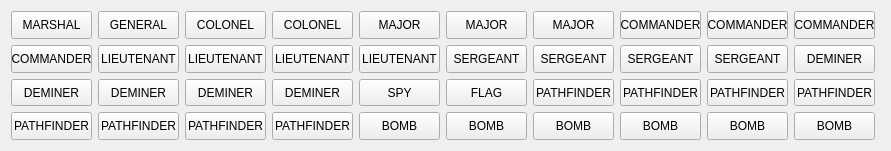
   <widget class="QWidget" name="gridLayoutWidget_3">
    <property name="geometry">
     <rect>
      <x>20</x>
      <y>90</y>
      <width>891</width>
      <height>151</height>
     </rect>
    </property>
    <layout class="QGridLayout" name="bluePieces">
     <item row="3" column="4">
      <widget class="QPushButton" name="pieceB25">
       <property name="maximumSize">
        <size>
         <width>81</width>
         <height>50</height>
        </size>
       </property>
       <property name="text">
        <string>SPY</string>
       </property>
      </widget>
     </item>
     <item row="4" column="5">
      <widget class="QPushButton" name="pieceB36">
       <property name="maximumSize">
        <size>
         <width>81</width>
         <height>50</height>
        </size>
       </property>
       <property name="text">
        <string>BOMB</string>
       </property>
      </widget>
     </item>
     <item row="2" column="9">
      <widget class="QPushButton" name="pieceB20">
       <property name="maximumSize">
        <size>
         <width>81</width>
         <height>50</height>
        </size>
       </property>
       <property name="text">
        <string>DEMINER</string>
       </property>
      </widget>
     </item>
     <item row="0" column="8">
      <widget class="QPushButton" name="pieceB9">
       <property name="maximumSize">
        <size>
         <width>81</width>
         <height>50</height>
        </size>
       </property>
       <property name="text">
        <string>COMMANDER</string>
       </property>
      </widget>
     </item>
     <item row="2" column="7">
      <widget class="QPushButton" name="pieceB18">
       <property name="sizePolicy">
        <sizepolicy hsizetype="Minimum" vsizetype="Fixed">
         <horstretch>0</horstretch>
         <verstretch>0</verstretch>
        </sizepolicy>
       </property>
       <property name="maximumSize">
        <size>
         <width>81</width>
         <height>50</height>
        </size>
       </property>
       <property name="font">
        <font>
         <italic>false</italic>
         <bold>false</bold>
        </font>
       </property>
       <property name="text">
        <string>SERGEANT</string>
       </property>
      </widget>
     </item>
     <item row="3" column="9">
      <widget class="QPushButton" name="pieceB30">
       <property name="maximumSize">
        <size>
         <width>81</width>
         <height>50</height>
        </size>
       </property>
       <property name="text">
        <string>PATHFINDER</string>
       </property>
      </widget>
     </item>
     <item row="4" column="2">
      <widget class="QPushButton" name="pieceB33">
       <property name="maximumSize">
        <size>
         <width>81</width>
         <height>50</height>
        </size>
       </property>
       <property name="text">
        <string>PATHFINDER</string>
       </property>
      </widget>
     </item>
     <item row="2" column="6">
      <widget class="QPushButton" name="pieceB17">
       <property name="maximumSize">
        <size>
         <width>81</width>
         <height>50</height>
        </size>
       </property>
       <property name="text">
        <string>SERGEANT</string>
       </property>
      </widget>
     </item>
     <item row="0" column="0">
      <widget class="QPushButton" name="pieceB1">
       <property name="maximumSize">
        <size>
         <width>81</width>
         <height>50</height>
        </size>
       </property>
       <property name="text">
        <string>MARSHAL</string>
       </property>
      </widget>
     </item>
     <item row="3" column="2">
      <widget class="QPushButton" name="pieceB23">
       <property name="maximumSize">
        <size>
         <width>81</width>
         <height>50</height>
        </size>
       </property>
       <property name="text">
        <string>DEMINER</string>
       </property>
      </widget>
     </item>
     <item row="0" column="7">
      <widget class="QPushButton" name="pieceB8">
       <property name="maximumSize">
        <size>
         <width>81</width>
         <height>50</height>
        </size>
       </property>
       <property name="text">
        <string>COMMANDER</string>
       </property>
      </widget>
     </item>
     <item row="4" column="1">
      <widget class="QPushButton" name="pieceB32">
       <property name="maximumSize">
        <size>
         <width>81</width>
         <height>50</height>
        </size>
       </property>
       <property name="text">
        <string>PATHFINDER</string>
       </property>
      </widget>
     </item>
     <item row="4" column="6">
      <widget class="QPushButton" name="pieceB37">
       <property name="maximumSize">
        <size>
         <width>81</width>
         <height>50</height>
        </size>
       </property>
       <property name="text">
        <string>BOMB</string>
       </property>
      </widget>
     </item>
     <item row="3" column="7">
      <widget class="QPushButton" name="pieceB28">
       <property name="maximumSize">
        <size>
         <width>81</width>
         <height>50</height>
        </size>
       </property>
       <property name="text">
        <string>PATHFINDER</string>
       </property>
      </widget>
     </item>
     <item row="3" column="6">
      <widget class="QPushButton" name="pieceB27">
       <property name="maximumSize">
        <size>
         <width>81</width>
         <height>50</height>
        </size>
       </property>
       <property name="text">
        <string>PATHFINDER</string>
       </property>
      </widget>
     </item>
     <item row="4" column="8">
      <widget class="QPushButton" name="pieceB39">
       <property name="maximumSize">
        <size>
         <width>81</width>
         <height>50</height>
        </size>
       </property>
       <property name="text">
        <string>BOMB</string>
       </property>
      </widget>
     </item>
     <item row="3" column="0">
      <widget class="QPushButton" name="pieceB21">
       <property name="maximumSize">
        <size>
         <width>81</width>
         <height>50</height>
        </size>
       </property>
       <property name="text">
        <string>DEMINER</string>
       </property>
      </widget>
     </item>
     <item row="2" column="5">
      <widget class="QPushButton" name="pieceB16">
       <property name="maximumSize">
        <size>
         <width>81</width>
         <height>50</height>
        </size>
       </property>
       <property name="text">
        <string>SERGEANT</string>
       </property>
      </widget>
     </item>
     <item row="2" column="3">
      <widget class="QPushButton" name="pieceB14">
       <property name="maximumSize">
        <size>
         <width>81</width>
         <height>50</height>
        </size>
       </property>
       <property name="text">
        <string>LIEUTENANT</string>
       </property>
      </widget>
     </item>
     <item row="2" column="8">
      <widget class="QPushButton" name="pieceB19">
       <property name="maximumSize">
        <size>
         <width>81</width>
         <height>50</height>
        </size>
       </property>
       <property name="text">
        <string>SERGEANT</string>
       </property>
      </widget>
     </item>
     <item row="0" column="3">
      <widget class="QPushButton" name="pieceB4">
       <property name="maximumSize">
        <size>
         <width>81</width>
         <height>50</height>
        </size>
       </property>
       <property name="text">
        <string>COLONEL</string>
       </property>
      </widget>
     </item>
     <item row="0" column="6">
      <widget class="QPushButton" name="pieceB7">
       <property name="maximumSize">
        <size>
         <width>81</width>
         <height>50</height>
        </size>
       </property>
       <property name="text">
        <string>MAJOR</string>
       </property>
      </widget>
     </item>
     <item row="3" column="1">
      <widget class="QPushButton" name="pieceB22">
       <property name="maximumSize">
        <size>
         <width>81</width>
         <height>50</height>
        </size>
       </property>
       <property name="text">
        <string>DEMINER</string>
       </property>
      </widget>
     </item>
     <item row="3" column="8">
      <widget class="QPushButton" name="pieceB29">
       <property name="maximumSize">
        <size>
         <width>81</width>
         <height>50</height>
        </size>
       </property>
       <property name="text">
        <string>PATHFINDER</string>
       </property>
      </widget>
     </item>
     <item row="0" column="4">
      <widget class="QPushButton" name="pieceB5">
       <property name="maximumSize">
        <size>
         <width>81</width>
         <height>50</height>
        </size>
       </property>
       <property name="text">
        <string>MAJOR</string>
       </property>
      </widget>
     </item>
     <item row="4" column="4">
      <widget class="QPushButton" name="pieceB35">
       <property name="maximumSize">
        <size>
         <width>81</width>
         <height>50</height>
        </size>
       </property>
       <property name="text">
        <string>BOMB</string>
       </property>
      </widget>
     </item>
     <item row="4" column="9">
      <widget class="QPushButton" name="pieceB40">
       <property name="maximumSize">
        <size>
         <width>81</width>
         <height>50</height>
        </size>
       </property>
       <property name="text">
        <string>BOMB</string>
       </property>
      </widget>
     </item>
     <item row="3" column="3">
      <widget class="QPushButton" name="pieceB24">
       <property name="maximumSize">
        <size>
         <width>81</width>
         <height>50</height>
        </size>
       </property>
       <property name="text">
        <string>DEMINER</string>
       </property>
      </widget>
     </item>
     <item row="4" column="0">
      <widget class="QPushButton" name="pieceB31">
       <property name="maximumSize">
        <size>
         <width>81</width>
         <height>50</height>
        </size>
       </property>
       <property name="text">
        <string>PATHFINDER</string>
       </property>
      </widget>
     </item>
     <item row="3" column="5">
      <widget class="QPushButton" name="pieceB26">
       <property name="maximumSize">
        <size>
         <width>81</width>
         <height>50</height>
        </size>
       </property>
       <property name="text">
        <string>FLAG</string>
       </property>
      </widget>
     </item>
     <item row="0" column="1">
      <widget class="QPushButton" name="pieceB2">
       <property name="maximumSize">
        <size>
         <width>81</width>
         <height>50</height>
        </size>
       </property>
       <property name="text">
        <string>GENERAL</string>
       </property>
      </widget>
     </item>
     <item row="2" column="0">
      <widget class="QPushButton" name="pieceB11">
       <property name="maximumSize">
        <size>
         <width>81</width>
         <height>50</height>
        </size>
       </property>
       <property name="text">
        <string>COMMANDER</string>
       </property>
      </widget>
     </item>
     <item row="0" column="9">
      <widget class="QPushButton" name="pieceB10">
       <property name="maximumSize">
        <size>
         <width>81</width>
         <height>50</height>
        </size>
       </property>
       <property name="text">
        <string>COMMANDER</string>
       </property>
      </widget>
     </item>
     <item row="4" column="3">
      <widget class="QPushButton" name="pieceB34">
       <property name="maximumSize">
        <size>
         <width>81</width>
         <height>50</height>
        </size>
       </property>
       <property name="text">
        <string>PATHFINDER</string>
       </property>
      </widget>
     </item>
     <item row="4" column="7">
      <widget class="QPushButton" name="pieceB38">
       <property name="maximumSize">
        <size>
         <width>81</width>
         <height>50</height>
        </size>
       </property>
       <property name="text">
        <string>BOMB</string>
       </property>
      </widget>
     </item>
     <item row="2" column="2">
      <widget class="QPushButton" name="pieceB13">
       <property name="maximumSize">
        <size>
         <width>81</width>
         <height>50</height>
        </size>
       </property>
       <property name="text">
        <string>LIEUTENANT</string>
       </property>
      </widget>
     </item>
     <item row="2" column="4">
      <widget class="QPushButton" name="pieceB15">
       <property name="maximumSize">
        <size>
         <width>81</width>
         <height>50</height>
        </size>
       </property>
       <property name="text">
        <string>LIEUTENANT</string>
       </property>
      </widget>
     </item>
     <item row="0" column="2">
      <widget class="QPushButton" name="pieceB3">
       <property name="maximumSize">
        <size>
         <width>81</width>
         <height>50</height>
        </size>
       </property>
       <property name="text">
        <string>COLONEL</string>
       </property>
      </widget>
     </item>
     <item row="0" column="5">
      <widget class="QPushButton" name="pieceB6">
       <property name="maximumSize">
        <size>
         <width>81</width>
         <height>50</height>
        </size>
       </property>
       <property name="text">
        <string>MAJOR</string>
       </property>
      </widget>
     </item>
     <item row="2" column="1">
      <widget class="QPushButton" name="pieceB12">
       <property name="maximumSize">
        <size>
         <width>81</width>
         <height>50</height>
        </size>
       </property>
       <property name="text">
        <string>LIEUTENANT</string>
       </property>
      </widget>
     </item>
    </layout>
   </widget>
